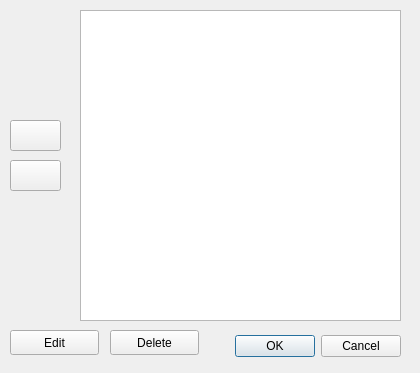
<?xml version="1.0" encoding="UTF-8"?>
<ui version="4.0">
 <class>EditTagsDialog</class>
 <widget class="QDialog" name="EditTagsDialog">
  <property name="geometry">
   <rect>
    <x>0</x>
    <y>0</y>
    <width>420</width>
    <height>373</height>
   </rect>
  </property>
  <property name="windowTitle">
   <string>Edit Tags</string>
  </property>
  <widget class="QDialogButtonBox" name="buttonBox">
   <property name="geometry">
    <rect>
     <x>60</x>
     <y>330</y>
     <width>341</width>
     <height>32</height>
    </rect>
   </property>
   <property name="orientation">
    <enum>Qt::Horizontal</enum>
   </property>
   <property name="standardButtons">
    <set>QDialogButtonBox::Cancel|QDialogButtonBox::Ok</set>
   </property>
  </widget>
  <widget class="QPushButton" name="moveUpButton">
   <property name="geometry">
    <rect>
     <x>10</x>
     <y>120</y>
     <width>51</width>
     <height>31</height>
    </rect>
   </property>
   <property name="layoutDirection">
    <enum>Qt::LeftToRight</enum>
   </property>
   <property name="styleSheet">
    <string notr="true">text-align: center</string>
   </property>
   <property name="text">
    <string/>
   </property>
   <property name="icon">
    <iconset theme="go-up">
     <normaloff>.</normaloff>.</iconset>
   </property>
  </widget>
  <widget class="QListView" name="listView">
   <property name="geometry">
    <rect>
     <x>80</x>
     <y>10</y>
     <width>321</width>
     <height>311</height>
    </rect>
   </property>
  </widget>
  <widget class="QPushButton" name="moveDownButton">
   <property name="geometry">
    <rect>
     <x>10</x>
     <y>160</y>
     <width>51</width>
     <height>31</height>
    </rect>
   </property>
   <property name="text">
    <string/>
   </property>
   <property name="icon">
    <iconset theme="go-down">
     <normaloff>.</normaloff>.</iconset>
   </property>
  </widget>
  <widget class="QPushButton" name="editTagButton">
   <property name="geometry">
    <rect>
     <x>10</x>
     <y>330</y>
     <width>89</width>
     <height>25</height>
    </rect>
   </property>
   <property name="text">
    <string>Edit</string>
   </property>
   <property name="icon">
    <iconset theme="edit">
     <normaloff>.</normaloff>.</iconset>
   </property>
  </widget>
  <widget class="QPushButton" name="deleteButton">
   <property name="geometry">
    <rect>
     <x>110</x>
     <y>330</y>
     <width>89</width>
     <height>25</height>
    </rect>
   </property>
   <property name="text">
    <string>Delete</string>
   </property>
   <property name="icon">
    <iconset theme="edit-delete"/>
   </property>
  </widget>
 </widget>
 <resources/>
 <connections>
  <connection>
   <sender>buttonBox</sender>
   <signal>accepted()</signal>
   <receiver>EditTagsDialog</receiver>
   <slot>accept()</slot>
   <hints>
    <hint type="sourcelabel">
     <x>248</x>
     <y>254</y>
    </hint>
    <hint type="destinationlabel">
     <x>157</x>
     <y>274</y>
    </hint>
   </hints>
  </connection>
  <connection>
   <sender>buttonBox</sender>
   <signal>rejected()</signal>
   <receiver>EditTagsDialog</receiver>
   <slot>reject()</slot>
   <hints>
    <hint type="sourcelabel">
     <x>316</x>
     <y>260</y>
    </hint>
    <hint type="destinationlabel">
     <x>286</x>
     <y>274</y>
    </hint>
   </hints>
  </connection>
 </connections>
</ui>
